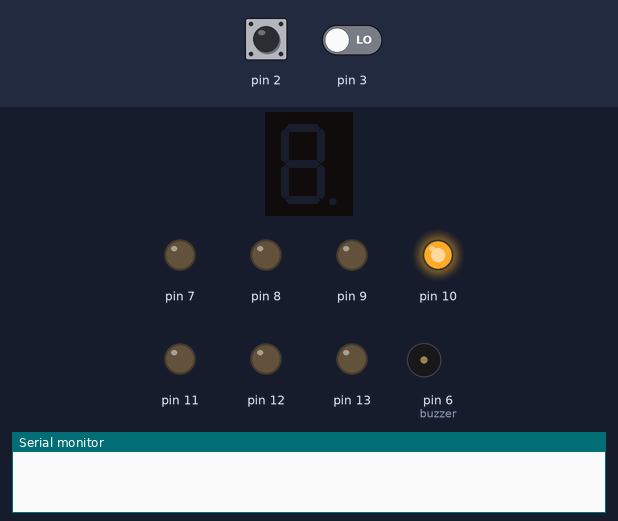
Recording of a sketch running on a simulated Arduino Uno, built with avr-gcc and run on an emulated ATmega328P. Parts: 1-digit seven-segment display, output pins drawn as LEDs (lit = HIGH), buzzer (waves = sounding), the last lines printed to the serial monitor. Wiring (inferred from the names in the program): 1-digit 7-segment display, segments lit when HIGH: segments pin 17, pin 18, pin 16, pin 15, pin 14, pin 4, pin 5. Dashed ring = blinking. The test bench sets the inputs (shaded band); at power-on: pin 3 LOW, pin 2 LOW. The segment pins are drawn as the display they are named for; pins used as bus, display or sensor lines are not drawn.

Above: at 1.2 s.
1.3 s: pin 3 driven HIGH
At 1.65 s:
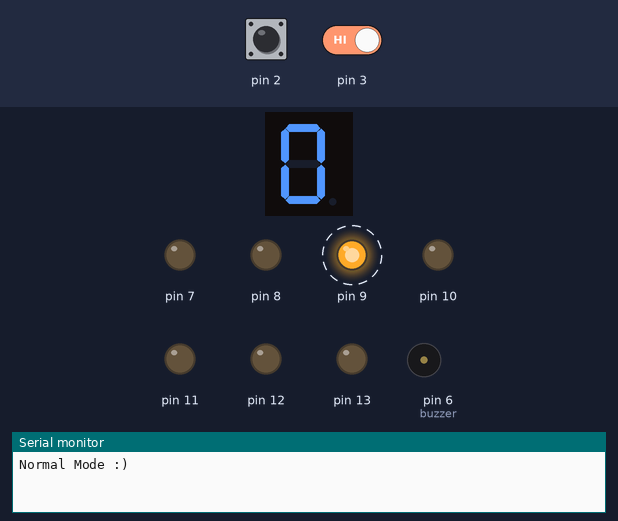
4.3 s: pin 2 driven HIGH
At 4.65 s:
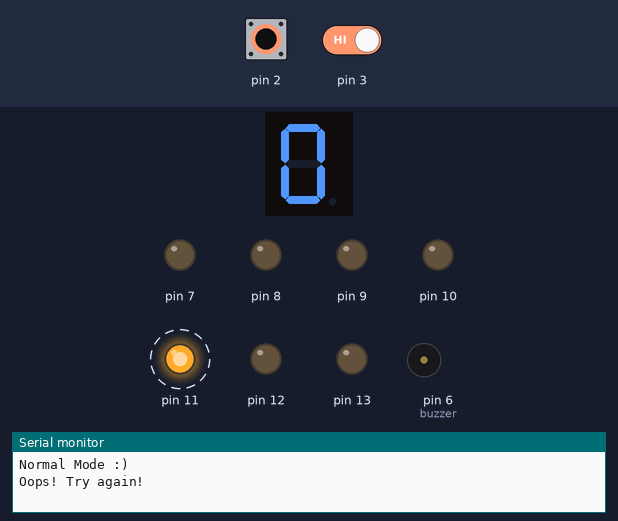
7.3 s: pin 2 pulsed LOW 2 times (0.12 s each, 0.3 s apart)
At 9.15 s:
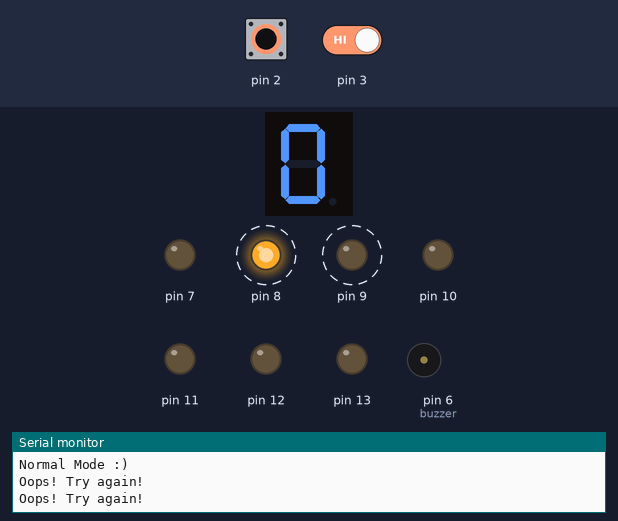
10.3 s: pin 2 pulsed LOW 5 times (0.12 s each, 0.3 s apart)
At 10.95 s:
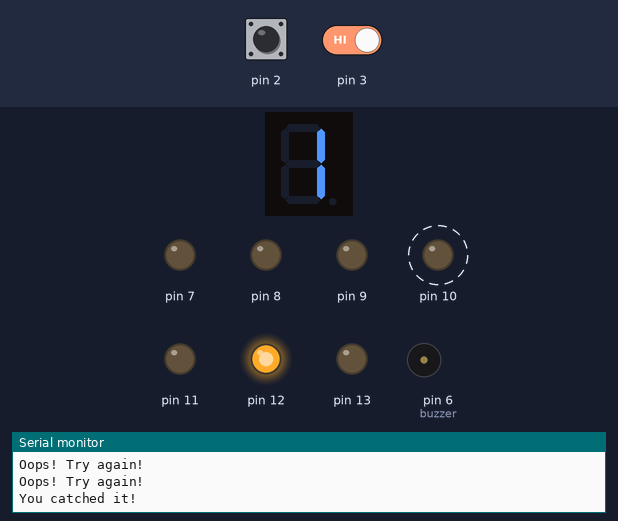
Timing chart, 0 to 14.3 s (numbered marks = the images above; inputs shaded):
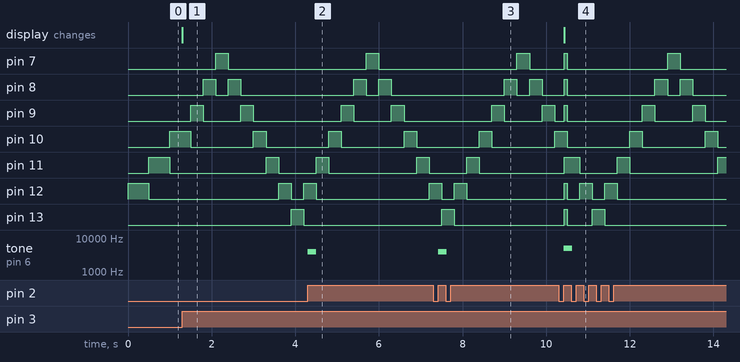

The sketch:

7led_level3_mode1.ino
```cpp
/* C++ code

Declaration of the variables

Level of difficulty:
1 - Easy Mode
2 - Normal Mode
3 - Hard Mode

*/

// Initiate the difficulty as Easy Mode

int diff = 1;

/*

Time intervals in each difficulty:
1 - tint = 500
2 - tint = 300
3 - tint = 200

*/

int tint = 0;


// Temporary variables for blinking loop

int led_0 = 1;
int led_1 = 0;
int led_2 = 0;
int led_3 = 0;
int led_4 = 0;
int led_5 = 0;
int led_6 = 0;

// ISR variables set in the interruption of pin 3

byte inputState;

volatile unsigned long minElapsed = 450;
volatile unsigned long maxElapsed = 900;
volatile unsigned long elapsedTime;
volatile unsigned long previousTime;
volatile byte cleanOutput;
volatile byte timeout;

// Buzzer

const int buzzer = 6;

// 7 segment display

// Variable setting for score

int score = 0;

// Declaration of pins connected

int a = 17;
int b = 18;
int c = 16;
int d = 15;
int e = 14;
int f = 4;
int g = 5;

void setup()
{
    Serial.begin(9600);

    // Declare the 7 LED as output

    pinMode(13, OUTPUT);
    pinMode(12, OUTPUT);
    pinMode(11, OUTPUT);
    pinMode(10, OUTPUT);
    pinMode(9, OUTPUT);
    pinMode(8, OUTPUT);
    pinMode(7, OUTPUT);

    // Set the initial state of the 7 LEDs - LOW

    digitalWrite(13, LOW);
    digitalWrite(12, LOW);
    digitalWrite(11, LOW);
    digitalWrite(10, LOW);
    digitalWrite(9, LOW);
    digitalWrite(8, LOW);
    digitalWrite(7, LOW);

    // Declare the CATCH button as an interruption in pin 2

    attachInterrupt(digitalPinToInterrupt(2), check, RISING);


    // Declare the Difficulty Setting button as an interruption in pin 3

    attachInterrupt(digitalPinToInterrupt(3), set, RISING);

    /*
    For Arduino UNO, only pin 2 and 3 can be set as interruption pins.
    The pin number varies to the model of microcontroller used.
  */

    // Declare the pins connected with 7 segment display as output

    pinMode(a, OUTPUT);
    pinMode(b, OUTPUT);
    pinMode(c, OUTPUT);
    pinMode(d, OUTPUT);
    pinMode(e, OUTPUT);
    pinMode(f, OUTPUT);
    pinMode(g, OUTPUT);

}

void loop()
{
    if(diff == 1)
    {
      tint = 500;
    }

    // LEDs blinking loop (Single route: From left to right)

    while (led_6 != 1)
    {
      led_6 = led_5;
      led_5 = led_4;
      led_4 = led_3;
      led_3 = led_2;
      led_2 = led_1;
      led_1 = led_0;
      led_0 = 0;

      digitalWrite(13, led_0);
      digitalWrite(12, led_1);
      digitalWrite(11, led_2);
      digitalWrite(10, led_3);
      digitalWrite(9, led_4);
      digitalWrite(8, led_5);
      digitalWrite(7, led_6);

      delay(tint);
    }

    // LEDs blinking loop (Single route: From right to left)

    while (led_0 != 1)
    {
     led_0 = led_1;
     led_1 = led_2;
     led_2 = led_3;
     led_3 = led_4;
     led_4 = led_5;
     led_5 = led_6;
     led_6 = 0;

     digitalWrite(13, led_0);
     digitalWrite(12, led_1);
     digitalWrite(11, led_2);
     digitalWrite(10, led_3);
     digitalWrite(9, led_4);
     digitalWrite(8, led_5);
     digitalWrite(7, led_6);

     delay(tint);
    }
}

// ISR mode of the CATCH button
void check()
{

// Trigger only if the button is switched when the target LED is HIGH

  if (led_3 == HIGH)
 {
    // If-else statement to solve the unstable signal from physical push button

  elapsedTime = millis() - previousTime;

  if (elapsedTime < minElapsed )  //Consider as a false interrupt
  {
    return;
  }
  if (elapsedTime >= minElapsed && elapsedTime <= maxElapsed )  //Consider as an effective interrupt
  {
    previousTime = millis();
    timeout = 0;
    if (inputState)               //From HIGH to LOW
    {
      cleanOutput = 0;
    }
    else                          //From LOW to HIGH
    {
      cleanOutput = 1;
    }
    return;
  }

  if (elapsedTime > maxElapsed )  //Timeout
  {
    previousTime = millis();
    timeout = 1;
  }

   // Get 1 point if CATCH!

   score = score + 1;

   // Display the score by using 7 segment display

    switch(score)
   {
     case(1):
      one();
        break;

     case(2):
        two();
        break;

     case(3):
        three();
        break;

     case(4):
        four();
        break;

     case(5):
        five();
        break;

     case(6):
        six();
        break;

     case(7):
        seven();
        break;

     case(8):
        eight();
        break;

     case(9):
        nine();
        break;

     default:
        zero();
        score = 0;
        break;
   }

   tone(buzzer, 5000, 200);

   Serial.println("You catched it!");

   digitalWrite(13, HIGH);
   digitalWrite(12, HIGH);
   digitalWrite(11, HIGH);
   digitalWrite(10, HIGH);
   digitalWrite(9, HIGH);
   digitalWrite(8, HIGH);
   digitalWrite(7, HIGH);

 }

// If not, the LEDs will be LOW and players are allowed to catch it again

  else
 {
   // If-else statement to solve the unstable signal from physical push button

  elapsedTime = millis() - previousTime;

  if (elapsedTime < minElapsed )  //Consider as a false interrupt
  {
    return;
  }
  if (elapsedTime >= minElapsed && elapsedTime <= maxElapsed )  //Consider as an effective interrupt
  {
    previousTime = millis();
    timeout = 0;
    if (inputState)               //From HIGH to LOW
    {
      cleanOutput = 0;
    }
    else                          //From LOW to HIGH
    {
      cleanOutput = 1;
    }
    return;
  }

  if (elapsedTime > maxElapsed )  //Timeout
  {
    previousTime = millis();
    timeout = 1;
  }

   tone(buzzer, 4000, 200);

   Serial.println("Oops! Try again!");

   digitalWrite(13, LOW);
   digitalWrite(11, LOW);
   digitalWrite(10, LOW);
   digitalWrite(9, LOW);
   digitalWrite(8, LOW);
   digitalWrite(7, LOW);

 }
}

// ISR mode

void set()
{

  // If-else statement to solve the unstable signal from physical push button

  elapsedTime = millis() - previousTime;

  if (elapsedTime < minElapsed )  //Consider as a false interrupt
  {
    return;
  }
  if (elapsedTime >= minElapsed && elapsedTime <= maxElapsed )  //Consider as an effective interrupt
  {
    previousTime = millis();
    timeout = 0;
    if (inputState)               //From HIGH to LOW
    {
      cleanOutput = 0;
    }
    else                          //From LOW to HIGH
    {
      cleanOutput = 1;
    }
    return;
  }

  if (elapsedTime > maxElapsed )  //Timeout
  {
    previousTime = millis();
    timeout = 1;
  }

   // Increase the difficulty level

   diff = diff + 1;

   // Difficulty switching

   switch(diff)
   {
   case 2:
      Serial.println("Normal Mode :)");
      tint = 300;
      score = 0; // Reset the score
      zero();
      break;

   case 3:
      Serial.println("Hard Mode :')");
      tint = 200;
      score = 0; // Reset the score
      zero();
      break;

   default:
      Serial.println("Back to Easy Mode :P");
      tint = 500;
      score = 0; // Reset the score
      zero();
      diff = 1;
      break;
   }
  }

// 7 segments display mode
void one()
{
    digitalWrite(a,LOW);
    digitalWrite(b,HIGH);
    digitalWrite(c,HIGH);
    digitalWrite(d,LOW);
    digitalWrite(e,LOW);
    digitalWrite(f,LOW);
    digitalWrite(g,LOW);
    delay(1000);
}
void two()
{
  digitalWrite(a,HIGH);
    digitalWrite(b,HIGH);
    digitalWrite(c,LOW);
    digitalWrite(d,HIGH);
    digitalWrite(e,HIGH);
    digitalWrite(f,LOW);
    digitalWrite(g,HIGH);
    delay(1000);
}
void three()
{
    digitalWrite(a,HIGH);
    digitalWrite(b,HIGH);
    digitalWrite(c,HIGH);
    digitalWrite(d,HIGH);
    digitalWrite(e,LOW);
    digitalWrite(f,LOW);
    digitalWrite(g,HIGH);
    delay(1000);
}
void four()
{
    digitalWrite(a,LOW);
    digitalWrite(b,HIGH);
    digitalWrite(c,HIGH);
    digitalWrite(d,LOW);
    digitalWrite(e,LOW);
    digitalWrite(f,HIGH);
    digitalWrite(g,HIGH);
    delay(1000);
}
void five()
{
    digitalWrite(a,HIGH);
    digitalWrite(b,LOW);
    digitalWrite(c,HIGH);
    digitalWrite(d,HIGH);
    digitalWrite(e,LOW);
    digitalWrite(f,HIGH);
    digitalWrite(g,HIGH);
    delay(1000);
}
void six()
{
    digitalWrite(a,HIGH);
    digitalWrite(b,LOW);
    digitalWrite(c,HIGH);
    digitalWrite(d,HIGH);
    digitalWrite(e,HIGH);
    digitalWrite(f,HIGH);
    digitalWrite(g,HIGH);
    delay(1000);
}
void seven()
{
    digitalWrite(a,HIGH);
    digitalWrite(b,HIGH);
    digitalWrite(c,HIGH);
    digitalWrite(d,LOW);
    digitalWrite(e,LOW);
    digitalWrite(f,LOW);
    digitalWrite(g,LOW);
    delay(1000);
}
void eight()
{
    digitalWrite(a,HIGH);
    digitalWrite(b,HIGH);
    digitalWrite(c,HIGH);
    digitalWrite(d,HIGH);
    digitalWrite(e,HIGH);
    digitalWrite(f,HIGH);
    digitalWrite(g,HIGH);
    delay(1000);
}
void nine()
{
    digitalWrite(a,HIGH);
    digitalWrite(b,HIGH);
    digitalWrite(c,HIGH);
    digitalWrite(d,LOW);
    digitalWrite(e,LOW);
    digitalWrite(f,HIGH);
    digitalWrite(g,HIGH);
    delay(1000);
}
  void zero()
{
    digitalWrite(a,HIGH);
    digitalWrite(b,HIGH);
    digitalWrite(c,HIGH);
    digitalWrite(d,HIGH);
    digitalWrite(e,HIGH);
    digitalWrite(f,HIGH);
    digitalWrite(g,LOW);
    delay(1000);
}
```

Measured:
- after the input at 1.3 s, pin 8: alternates HIGH for 0.30 s and LOW for 0.30 s, 4 changes in all, then stays LOW, starting after 0.50 s; pin 9: HIGH → LOW after 0.50 s, → HIGH 0.90 s later, → LOW 0.30 s later
- after the input at 4.3 s, tone on pin 6 (buzzer): silent → 4000 Hz at once, → silent 0.20 s later
- after the input at 7.3 s, tone on pin 6 (buzzer): silent → 4000 Hz after 0.12 s, → silent 0.20 s later
- after the input at 10.3 s, tone on pin 6 (buzzer): silent → 5000 Hz after 0.13 s, → silent 0.20 s later; the display: changes after 0.13 s (image 4)
- by itself, pin 10: alternates HIGH for 0.30 s and LOW for 1.5 s
